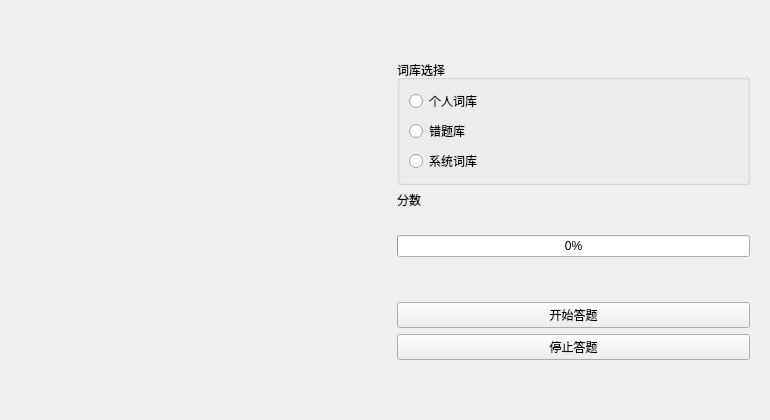
<?xml version="1.0" encoding="UTF-8"?>
<ui version="4.0">
 <class>Spellinggame</class>
 <widget class="QWidget" name="Spellinggame">
  <property name="geometry">
   <rect>
    <x>0</x>
    <y>0</y>
    <width>770</width>
    <height>420</height>
   </rect>
  </property>
  <property name="minimumSize">
   <size>
    <width>770</width>
    <height>420</height>
   </size>
  </property>
  <property name="maximumSize">
   <size>
    <width>770</width>
    <height>420</height>
   </size>
  </property>
  <property name="windowTitle">
   <string>Form</string>
  </property>
  <layout class="QHBoxLayout" name="horizontalLayout">
   <item>
    <widget class="Spelingmodel" name="model" native="true"/>
   </item>
   <item>
    <widget class="QWidget" name="widget_2" native="true">
     <layout class="QVBoxLayout" name="verticalLayout_2">
      <item>
       <spacer name="verticalSpacer_3">
        <property name="orientation">
         <enum>Qt::Vertical</enum>
        </property>
        <property name="sizeHint" stdset="0">
         <size>
          <width>20</width>
          <height>40</height>
         </size>
        </property>
       </spacer>
      </item>
      <item>
       <widget class="QGroupBox" name="groupBox">
        <property name="title">
         <string>词库选择</string>
        </property>
        <layout class="QVBoxLayout" name="verticalLayout">
         <item>
          <widget class="QRadioButton" name="PersonalL">
           <property name="text">
            <string>个人词库</string>
           </property>
          </widget>
         </item>
         <item>
          <widget class="QRadioButton" name="WrongL">
           <property name="text">
            <string>错题库</string>
           </property>
          </widget>
         </item>
         <item>
          <widget class="QRadioButton" name="defaultL">
           <property name="text">
            <string>系统词库</string>
           </property>
          </widget>
         </item>
        </layout>
       </widget>
      </item>
      <item>
       <widget class="QLabel" name="label_2">
        <property name="text">
         <string>分数</string>
        </property>
       </widget>
      </item>
      <item>
       <widget class="QLabel" name="score">
        <property name="text">
         <string/>
        </property>
        <property name="alignment">
         <set>Qt::AlignRight|Qt::AlignTrailing|Qt::AlignVCenter</set>
        </property>
       </widget>
      </item>
      <item>
       <widget class="QProgressBar" name="progressBar">
        <property name="sizePolicy">
         <sizepolicy hsizetype="Preferred" vsizetype="Fixed">
          <horstretch>0</horstretch>
          <verstretch>0</verstretch>
         </sizepolicy>
        </property>
        <property name="value">
         <number>0</number>
        </property>
       </widget>
      </item>
      <item>
       <spacer name="verticalSpacer_2">
        <property name="orientation">
         <enum>Qt::Vertical</enum>
        </property>
        <property name="sizeHint" stdset="0">
         <size>
          <width>20</width>
          <height>40</height>
         </size>
        </property>
       </spacer>
      </item>
      <item>
       <widget class="QPushButton" name="StartBtn">
        <property name="text">
         <string>开始答题</string>
        </property>
       </widget>
      </item>
      <item>
       <widget class="QPushButton" name="StopBtn">
        <property name="text">
         <string>停止答题</string>
        </property>
       </widget>
      </item>
      <item>
       <spacer name="verticalSpacer">
        <property name="orientation">
         <enum>Qt::Vertical</enum>
        </property>
        <property name="sizeHint" stdset="0">
         <size>
          <width>20</width>
          <height>40</height>
         </size>
        </property>
       </spacer>
      </item>
     </layout>
    </widget>
   </item>
  </layout>
 </widget>
 <customwidgets>
  <customwidget>
   <class>Spelingmodel</class>
   <extends>QWidget</extends>
   <header>spelingmodel.h</header>
   <container>1</container>
  </customwidget>
 </customwidgets>
 <resources/>
 <connections/>
</ui>
